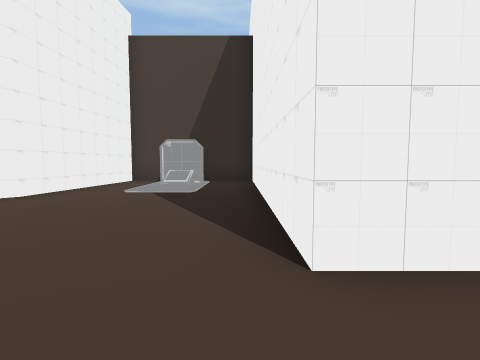
[1] (above)

24 first-person views from a walk through a scene from a Unity 3-D project. The camera is 1.2 m above the floor, tilts 4° down and sees 85° across. The floor is counted in squares, 2 m on a side. Each view is taken from the middle of a square. On the plan, view 1 faces up. The plan holds only what a view shows up to about 9 squares ahead; the rest is blank. The place goes on beyond the plan. The player character is not drawn.

[2]
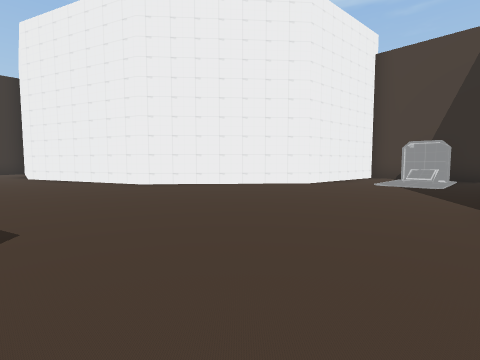

[3]
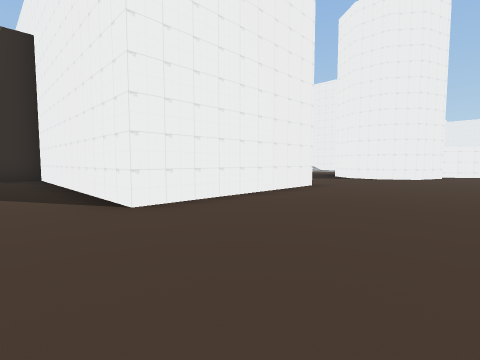

[4]
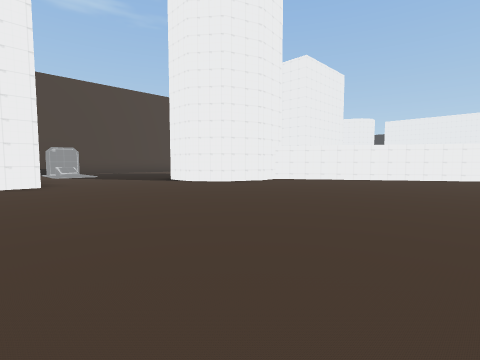

[5]
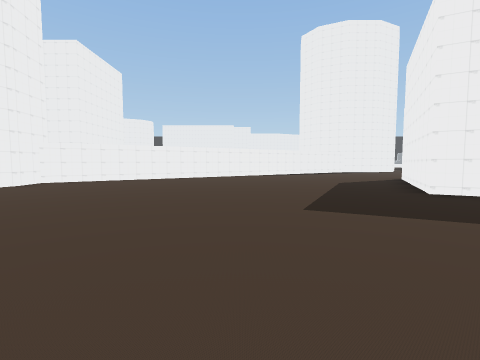

[6]
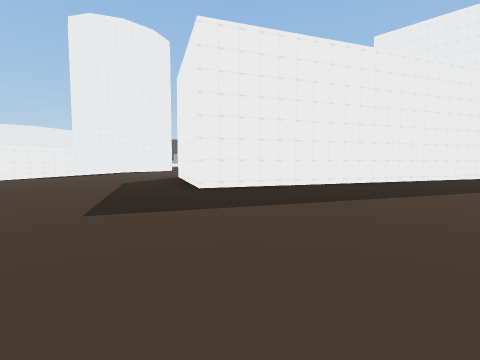

[7]
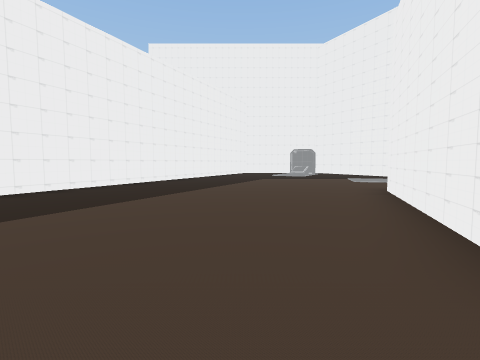

[8]
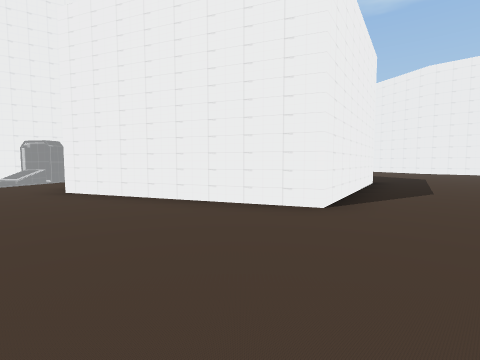

[9]
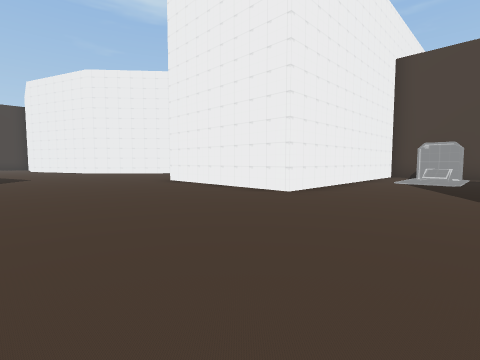

[10]
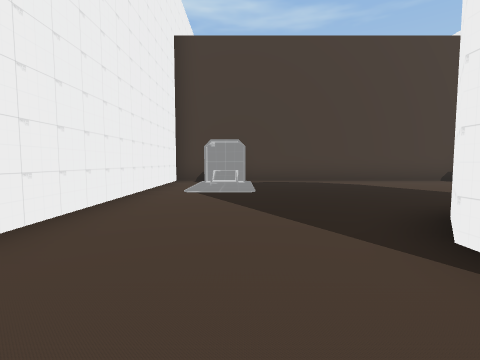

[11]
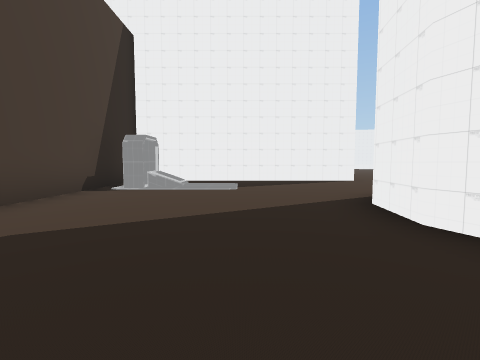

[12]
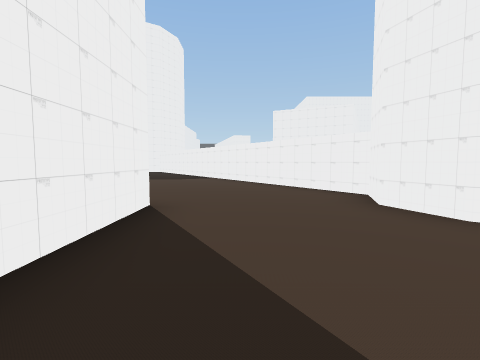

[13]
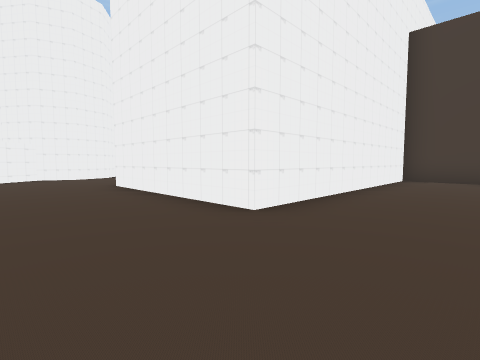

[14]
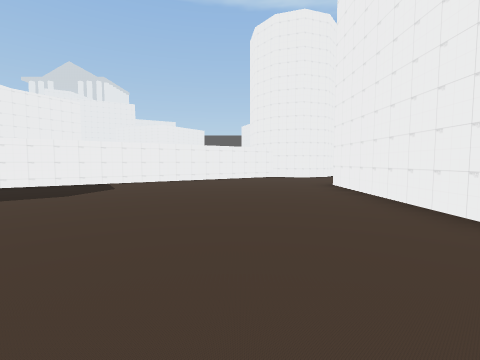

[15]
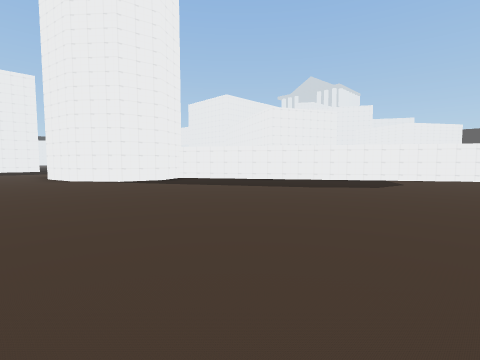

[16]
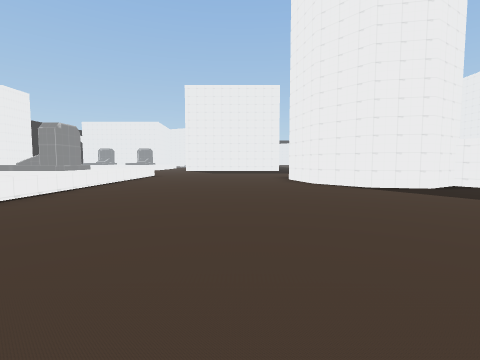

[17]
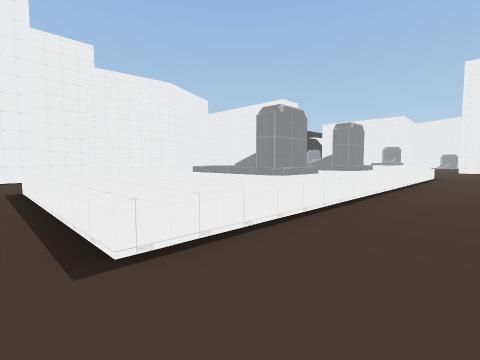

[18]
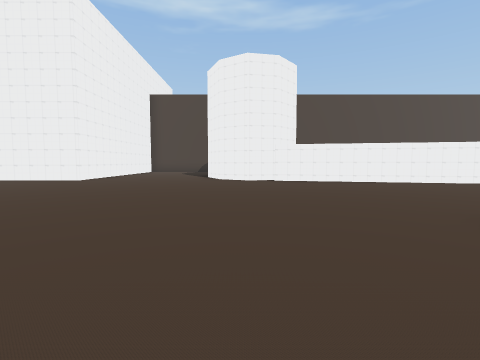

[19]
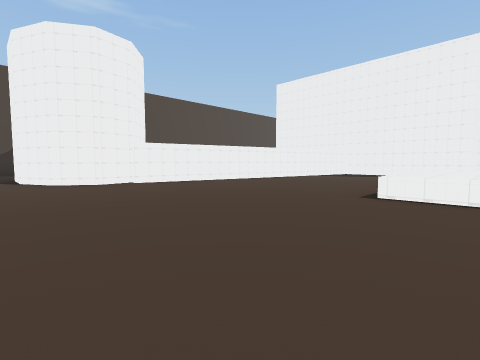

[20]
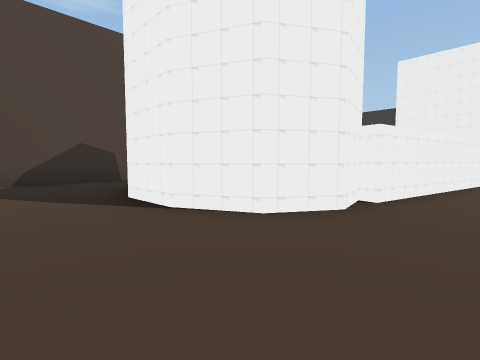

[21]
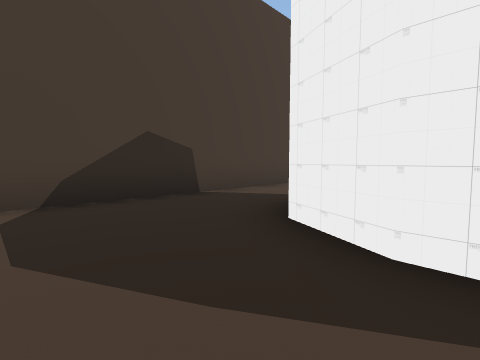

[22]
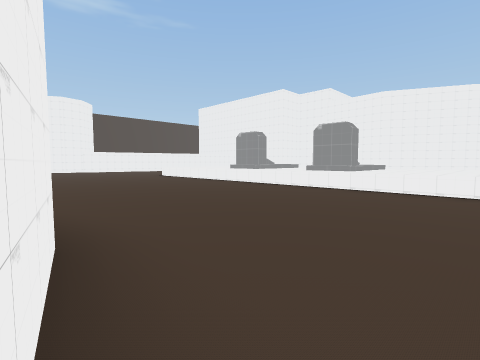

[23]
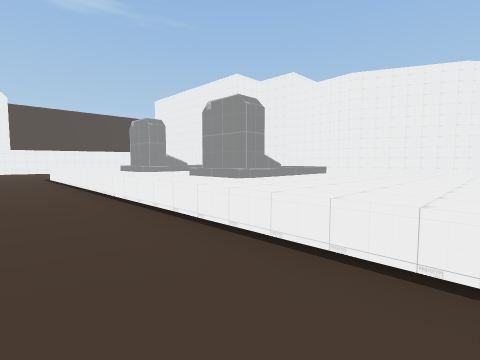

[24]
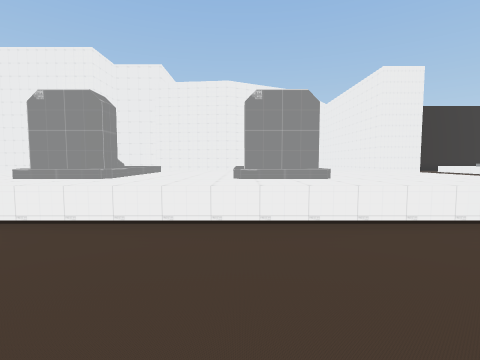

### Floor plan
Key: @ floor where view 1 was taken; # wall or solid block; x gap in a wall; . main floor; : floor 0.5 m higher than the main floor; ^ raised ledge.
Columns run from 10 left of view 1 to 32 right of it. Each row starts with its distance up from view 1.
  9       ######   ###########    ##########
  8       #....#   #.......... #  #.........
  7       #.#..#   #x#......#  #  #........
  6       #....#   #...........#  #.....#
  5      ##....#   #...........#  #....##
  4      #.....#   #...........#  #....#
  3     ##.....#   #....###....#  #....##
  2    ##......#####...## #....####.....###
  1  ###...............## ##..............#####
  0 ##........@.........####...................
 -1 ......................##...................
 -2  ......................##..................
 -3        ................##..................
 -4         ................##.................
 -5          #...............##............^^^^
 -6          ###.............##............^^^^
 -7            ##.............##...........^^^^
 -8            ##............. ##..........^^^^
 -9            #.............    ..........^^^^
-10            #.......##...     #.##......^^^^
-11            #......#####.     #####.....^^^^
-12           ........#              #.....^^^^
-13         .........##              #.....^^^^
-14         #:.......#               #.....^^^^
-15            .....##               ......^^^^

Positions as (right, up) in squares from view 1, and headings:
1: (0, 0), facing up
2: (0, -2), facing up-left
3: (-1, -2), facing up-right
4: (4, -6), facing up-right
5: (4, -6), facing right
6: (4, -6), facing down-right
7: (4, -6), facing down
8: (6, -8), facing left
9: (8, -3), facing up-left
10: (7, 0), facing up
11: (8, 5), facing right
12: (15, 5), facing down
13: (23, -1), facing up-left
14: (23, -1), facing left
15: (25, -2), facing down-left
16: (25, -4), facing down
17: (27, -4), facing down-right
18: (26, -7), facing up
19: (24, -6), facing up-right
20: (23, 0), facing up-right
21: (23, 4), facing up-right
22: (23, -15), facing up-right
23: (27, -15), facing up-right
24: (26, -11), facing right
